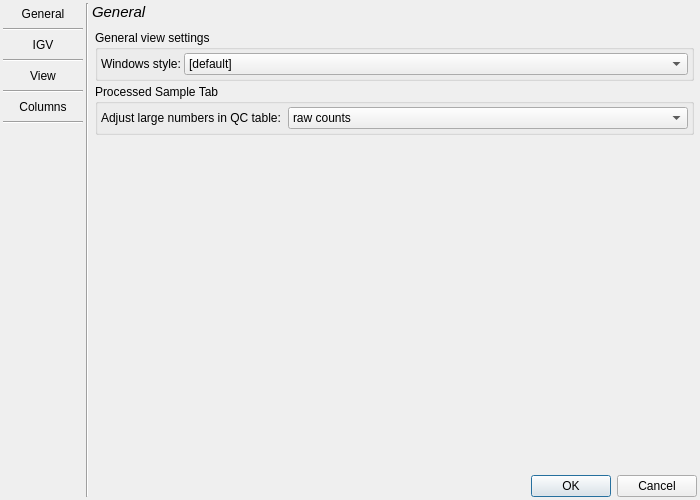
<?xml version="1.0" encoding="UTF-8"?>
<ui version="4.0">
 <class>SettingsDialog</class>
 <widget class="QDialog" name="SettingsDialog">
  <property name="geometry">
   <rect>
    <x>0</x>
    <y>0</y>
    <width>700</width>
    <height>500</height>
   </rect>
  </property>
  <property name="minimumSize">
   <size>
    <width>700</width>
    <height>500</height>
   </size>
  </property>
  <property name="windowTitle">
   <string>Settings</string>
  </property>
  <layout class="QGridLayout" name="gridLayout">
   <property name="leftMargin">
    <number>3</number>
   </property>
   <property name="topMargin">
    <number>3</number>
   </property>
   <property name="rightMargin">
    <number>3</number>
   </property>
   <property name="bottomMargin">
    <number>3</number>
   </property>
   <property name="spacing">
    <number>3</number>
   </property>
   <item row="0" column="0" rowspan="5">
    <layout class="QVBoxLayout" name="verticalLayout">
     <property name="spacing">
      <number>3</number>
     </property>
     <item>
      <widget class="QPushButton" name="btn_general">
       <property name="minimumSize">
        <size>
         <width>80</width>
         <height>0</height>
        </size>
       </property>
       <property name="text">
        <string>General</string>
       </property>
       <property name="flat">
        <bool>true</bool>
       </property>
      </widget>
     </item>
     <item>
      <widget class="Line" name="line">
       <property name="orientation">
        <enum>Qt::Horizontal</enum>
       </property>
      </widget>
     </item>
     <item>
      <widget class="QPushButton" name="btn_igv">
       <property name="text">
        <string>IGV</string>
       </property>
       <property name="flat">
        <bool>true</bool>
       </property>
      </widget>
     </item>
     <item>
      <widget class="Line" name="line_2">
       <property name="orientation">
        <enum>Qt::Horizontal</enum>
       </property>
      </widget>
     </item>
     <item>
      <widget class="QPushButton" name="btn_view">
       <property name="text">
        <string>View</string>
       </property>
       <property name="flat">
        <bool>true</bool>
       </property>
      </widget>
     </item>
     <item>
      <widget class="Line" name="line_4">
       <property name="orientation">
        <enum>Qt::Horizontal</enum>
       </property>
      </widget>
     </item>
     <item>
      <widget class="QPushButton" name="btn_columns">
       <property name="text">
        <string>Columns</string>
       </property>
       <property name="flat">
        <bool>true</bool>
       </property>
      </widget>
     </item>
     <item>
      <widget class="Line" name="line_5">
       <property name="orientation">
        <enum>Qt::Horizontal</enum>
       </property>
      </widget>
     </item>
     <item>
      <spacer name="verticalSpacer">
       <property name="orientation">
        <enum>Qt::Vertical</enum>
       </property>
       <property name="sizeHint" stdset="0">
        <size>
         <width>20</width>
         <height>40</height>
        </size>
       </property>
      </spacer>
     </item>
    </layout>
   </item>
   <item row="0" column="1" rowspan="5">
    <widget class="Line" name="line_3">
     <property name="orientation">
      <enum>Qt::Vertical</enum>
     </property>
    </widget>
   </item>
   <item row="2" column="2">
    <widget class="QStackedWidget" name="stack">
     <property name="currentIndex">
      <number>2</number>
     </property>
     <widget class="QWidget" name="page_general">
      <layout class="QFormLayout" name="formLayout">
       <property name="horizontalSpacing">
        <number>3</number>
       </property>
       <property name="verticalSpacing">
        <number>3</number>
       </property>
       <property name="leftMargin">
        <number>3</number>
       </property>
       <property name="topMargin">
        <number>3</number>
       </property>
       <property name="rightMargin">
        <number>3</number>
       </property>
       <property name="bottomMargin">
        <number>3</number>
       </property>
       <item row="0" column="0" colspan="2">
        <widget class="QGroupBox" name="groupBox">
         <property name="title">
          <string>Proxy</string>
         </property>
         <property name="flat">
          <bool>true</bool>
         </property>
         <layout class="QFormLayout" name="formLayout_3">
          <property name="horizontalSpacing">
           <number>3</number>
          </property>
          <property name="verticalSpacing">
           <number>3</number>
          </property>
          <property name="leftMargin">
           <number>3</number>
          </property>
          <property name="topMargin">
           <number>3</number>
          </property>
          <property name="rightMargin">
           <number>3</number>
          </property>
          <property name="bottomMargin">
           <number>3</number>
          </property>
          <item row="0" column="0">
           <widget class="QLabel" name="label">
            <property name="text">
             <string>host:</string>
            </property>
           </widget>
          </item>
          <item row="0" column="1">
           <widget class="QLineEdit" name="proxy_host"/>
          </item>
          <item row="1" column="0">
           <widget class="QLabel" name="label_2">
            <property name="text">
             <string>port:</string>
            </property>
           </widget>
          </item>
          <item row="1" column="1">
           <widget class="QLineEdit" name="proxy_port"/>
          </item>
          <item row="2" column="0">
           <widget class="QLabel" name="label_3">
            <property name="text">
             <string>user:</string>
            </property>
           </widget>
          </item>
          <item row="2" column="1">
           <widget class="QLineEdit" name="proxy_user"/>
          </item>
          <item row="3" column="0">
           <widget class="QLabel" name="label_4">
            <property name="text">
             <string>password:</string>
            </property>
           </widget>
          </item>
          <item row="3" column="1">
           <widget class="QLineEdit" name="proxy_password">
            <property name="echoMode">
             <enum>QLineEdit::Password</enum>
            </property>
           </widget>
          </item>
         </layout>
        </widget>
       </item>
       <item row="1" column="0" colspan="2">
        <spacer name="verticalSpacer_2">
         <property name="orientation">
          <enum>Qt::Vertical</enum>
         </property>
         <property name="sizeHint" stdset="0">
          <size>
           <width>20</width>
           <height>40</height>
          </size>
         </property>
        </spacer>
       </item>
      </layout>
     </widget>
     <widget class="QWidget" name="page_igv">
      <layout class="QFormLayout" name="formLayout_2">
       <property name="horizontalSpacing">
        <number>3</number>
       </property>
       <property name="verticalSpacing">
        <number>3</number>
       </property>
       <property name="leftMargin">
        <number>3</number>
       </property>
       <property name="topMargin">
        <number>3</number>
       </property>
       <property name="rightMargin">
        <number>3</number>
       </property>
       <property name="bottomMargin">
        <number>3</number>
       </property>
       <item row="0" column="0" colspan="2">
        <widget class="QGroupBox" name="groupBox_2">
         <property name="title">
          <string>Initializaion defaults</string>
         </property>
         <property name="flat">
          <bool>true</bool>
         </property>
         <layout class="QFormLayout" name="formLayout_4">
          <property name="horizontalSpacing">
           <number>3</number>
          </property>
          <property name="verticalSpacing">
           <number>3</number>
          </property>
          <property name="leftMargin">
           <number>3</number>
          </property>
          <property name="topMargin">
           <number>3</number>
          </property>
          <property name="rightMargin">
           <number>3</number>
          </property>
          <property name="bottomMargin">
           <number>3</number>
          </property>
          <item row="0" column="0" colspan="2">
           <widget class="QCheckBox" name="igv_default_small">
            <property name="text">
             <string>small variants VCF</string>
            </property>
           </widget>
          </item>
          <item row="1" column="0" colspan="2">
           <widget class="QCheckBox" name="igv_default_sv">
            <property name="text">
             <string>stuctural variants BEDPE</string>
            </property>
           </widget>
          </item>
          <item row="2" column="0">
           <widget class="QCheckBox" name="igv_default_lowcov">
            <property name="text">
             <string>low-coverage BED</string>
            </property>
           </widget>
          </item>
         </layout>
        </widget>
       </item>
       <item row="1" column="1">
        <spacer name="verticalSpacer_3">
         <property name="orientation">
          <enum>Qt::Vertical</enum>
         </property>
         <property name="sizeHint" stdset="0">
          <size>
           <width>20</width>
           <height>40</height>
          </size>
         </property>
        </spacer>
       </item>
      </layout>
     </widget>
     <widget class="QWidget" name="page_view">
      <layout class="QFormLayout" name="formLayout_5">
       <property name="horizontalSpacing">
        <number>3</number>
       </property>
       <property name="verticalSpacing">
        <number>3</number>
       </property>
       <property name="leftMargin">
        <number>3</number>
       </property>
       <property name="topMargin">
        <number>3</number>
       </property>
       <property name="rightMargin">
        <number>3</number>
       </property>
       <property name="bottomMargin">
        <number>3</number>
       </property>
       <item row="1" column="0" colspan="2">
        <widget class="QGroupBox" name="groupBox_processedSampleTab">
         <property name="title">
          <string>Processed Sample Tab</string>
         </property>
         <property name="flat">
          <bool>true</bool>
         </property>
         <layout class="QFormLayout" name="formLayout_6">
          <property name="horizontalSpacing">
           <number>3</number>
          </property>
          <property name="verticalSpacing">
           <number>3</number>
          </property>
          <property name="leftMargin">
           <number>3</number>
          </property>
          <property name="topMargin">
           <number>3</number>
          </property>
          <property name="rightMargin">
           <number>3</number>
          </property>
          <property name="bottomMargin">
           <number>3</number>
          </property>
          <item row="0" column="0">
           <widget class="QLabel" name="label_5">
            <property name="text">
             <string>Adjust large numbers in QC table: </string>
            </property>
           </widget>
          </item>
          <item row="0" column="1">
           <widget class="QComboBox" name="view_adjust_large_numbers">
            <item>
             <property name="text">
              <string>raw counts</string>
             </property>
            </item>
            <item>
             <property name="text">
              <string>T, G, M, k modifier</string>
             </property>
            </item>
            <item>
             <property name="text">
              <string>use ',' as thousands separator</string>
             </property>
            </item>
           </widget>
          </item>
         </layout>
        </widget>
       </item>
       <item row="0" column="0" colspan="2">
        <widget class="QGroupBox" name="groupBox_processedSampleTab_2">
         <property name="title">
          <string>General view settings</string>
         </property>
         <property name="flat">
          <bool>true</bool>
         </property>
         <layout class="QFormLayout" name="formLayout_7">
          <property name="horizontalSpacing">
           <number>3</number>
          </property>
          <property name="verticalSpacing">
           <number>3</number>
          </property>
          <property name="leftMargin">
           <number>3</number>
          </property>
          <property name="topMargin">
           <number>3</number>
          </property>
          <property name="rightMargin">
           <number>3</number>
          </property>
          <property name="bottomMargin">
           <number>3</number>
          </property>
          <item row="0" column="0">
           <widget class="QLabel" name="label_6">
            <property name="text">
             <string>Windows style:</string>
            </property>
           </widget>
          </item>
          <item row="0" column="1">
           <widget class="QComboBox" name="style">
            <item>
             <property name="text">
              <string>[default]</string>
             </property>
            </item>
           </widget>
          </item>
         </layout>
        </widget>
       </item>
      </layout>
     </widget>
     <widget class="QWidget" name="page_columns">
      <layout class="QVBoxLayout" name="verticalLayout_2">
       <property name="spacing">
        <number>3</number>
       </property>
       <property name="leftMargin">
        <number>3</number>
       </property>
       <property name="topMargin">
        <number>3</number>
       </property>
       <property name="rightMargin">
        <number>3</number>
       </property>
       <property name="bottomMargin">
        <number>3</number>
       </property>
       <item>
        <widget class="QGroupBox" name="groupBox_3">
         <property name="title">
          <string>Column settings</string>
         </property>
         <property name="flat">
          <bool>true</bool>
         </property>
         <layout class="QVBoxLayout" name="verticalLayout_3">
          <property name="spacing">
           <number>3</number>
          </property>
          <property name="leftMargin">
           <number>3</number>
          </property>
          <property name="topMargin">
           <number>3</number>
          </property>
          <property name="rightMargin">
           <number>3</number>
          </property>
          <property name="bottomMargin">
           <number>3</number>
          </property>
          <item>
           <widget class="ColumnConfigWidget" name="column_config" native="true"/>
          </item>
         </layout>
        </widget>
       </item>
      </layout>
     </widget>
    </widget>
   </item>
   <item row="0" column="2">
    <widget class="QLabel" name="title">
     <property name="font">
      <font>
       <pointsize>11</pointsize>
       <italic>true</italic>
      </font>
     </property>
     <property name="text">
      <string>General</string>
     </property>
     <property name="margin">
      <number>5</number>
     </property>
    </widget>
   </item>
   <item row="4" column="2">
    <widget class="QDialogButtonBox" name="buttonBox">
     <property name="orientation">
      <enum>Qt::Horizontal</enum>
     </property>
     <property name="standardButtons">
      <set>QDialogButtonBox::Cancel|QDialogButtonBox::Ok</set>
     </property>
    </widget>
   </item>
  </layout>
 </widget>
 <customwidgets>
  <customwidget>
   <class>ColumnConfigWidget</class>
   <extends>QWidget</extends>
   <header>ColumnConfigWidget.h</header>
   <container>1</container>
  </customwidget>
 </customwidgets>
 <resources/>
 <connections>
  <connection>
   <sender>buttonBox</sender>
   <signal>accepted()</signal>
   <receiver>SettingsDialog</receiver>
   <slot>accept()</slot>
   <hints>
    <hint type="sourcelabel">
     <x>248</x>
     <y>254</y>
    </hint>
    <hint type="destinationlabel">
     <x>157</x>
     <y>274</y>
    </hint>
   </hints>
  </connection>
  <connection>
   <sender>buttonBox</sender>
   <signal>rejected()</signal>
   <receiver>SettingsDialog</receiver>
   <slot>reject()</slot>
   <hints>
    <hint type="sourcelabel">
     <x>316</x>
     <y>260</y>
    </hint>
    <hint type="destinationlabel">
     <x>286</x>
     <y>274</y>
    </hint>
   </hints>
  </connection>
 </connections>
</ui>
